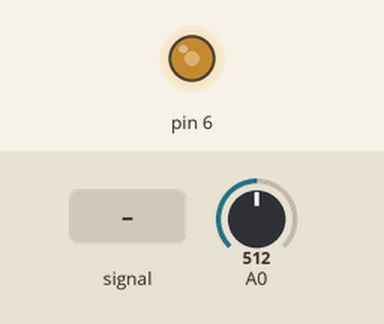
Bench run of a sketch on a simulated Arduino Uno, built with avr-gcc and run on an emulated ATmega328P. Shown: output pins drawn as LEDs (lit = HIGH). Inputs (shaded band) come from the test bench; at power-on: A0 = 512.

Above: at 1.2 s.
1.3 s: A0 set to 0
At 1.8 s:
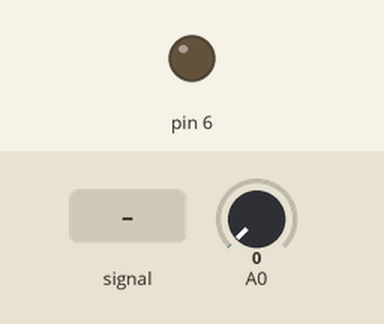
2.8 s: A0 set to 1023
At 4.0 s:
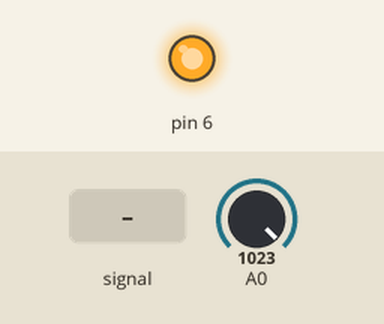
4.3 s: A0 set to 716
At 5.1 s:
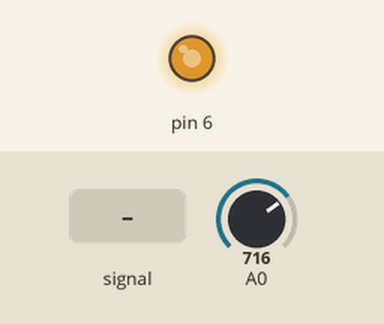
5.8 s: A0 fed a 200 Hz sine of ±81 counts around its level
8.8 s: A0 fed a 2 Hz sine of ±306 counts around its level
Timing chart, 0 to 11.4 s (numbered marks = the images above; inputs shaded):
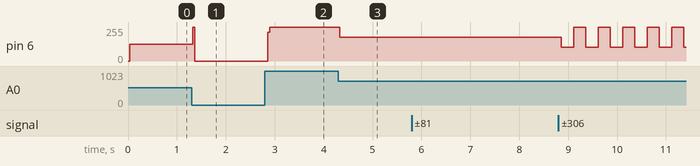

Measured:
- after the input at 1.3 s, pin 6: 127/255 → 0/255 at once
- after the input at 2.8 s, pin 6: 0/255 → 255/255 after 0.06 s
- after the input at 4.3 s, pin 6: 255/255 → 178/255 at once

The sketch:

Arduino_Uno_Audio_PWM_Modulator.ino
```cpp
/* Arduino Uno Audio PWM Modulator
 by Matt "Sigurthr" Giordano. 1/9/2014.
 Audio Input on Analog 0, PWM output on Digital 6.
 I/O circuitry as follows:
 Input: capacitor couple iPod audio through 4.7uF.
 Bias Input pin to 2.5V with one 10k resistor to 5v,
 and another 10k resistor to ground to form a voltage divider.
 Output goes to a RC filter made of a series 560 ohm resistor
 and a parallel 0.1uF capacitor.
 Capacitor couple this node to amplifier of choice.

 07/20/2014 - modified by Benjamin "Nefarius" Höglinger

 */

// http://www.schwietering.com/jayduino/filtuino/index.php?characteristic=ch&passmode=lp&order=2&chebrip=-3&usesr=usesr&sr=10000&frequencyLow=150&noteLow=&noteHigh=&pw=pw&calctype=float&run=Send
//Low pass chebyshev filter order=2 alpha1=0.015
class filter
{
public:
  filter()
  {
    v[0]=0.0;
    v[1]=0.0;
  }
private:
  float v[3];
public:
  float step(float x) //class II
  {
    v[0] = v[1];
    v[1] = v[2];
    v[2] = (1.525641465230e-3 * x)
      + ( -0.9410599330 * v[0])
        + (  1.9349573671 * v[1]);
    return
      (v[0] + v[2])
      +2 * v[1];
  }
};

filter f;
int duty;
int raw;
float volt;

void setup(){
  TCCR0B &= B11111000;
  TCCR0B |= B00000001;
  // PWM Boost pins 5 & 6 to 64KHz

  // ADC Boost Start - sets ADC clock to 1MHz
  // defines for setting and clearing register bits
#ifndef cbi
#define cbi(sfr, bit) (_SFR_BYTE(sfr) &= ~_BV(bit))
#endif
#ifndef sbi
#define sbi(sfr, bit) (_SFR_BYTE(sfr) |= _BV(bit))
#endif

  // set ADC prescaler to 16
  sbi(ADCSRA,ADPS2) ;
  cbi(ADCSRA,ADPS1) ;
  cbi(ADCSRA,ADPS0) ;
  // ADC Boost End
}
void loop(){
  // get low-pass filtered input
  raw = f.step(analogRead(0));
  // convert input signal to voltage value
  volt = (5.0 * raw) / 1023;
  // calculate duty cycle (2.5V equals 50%)
  duty = 255 * (volt / 5);
  analogWrite(6, duty);
}
```
